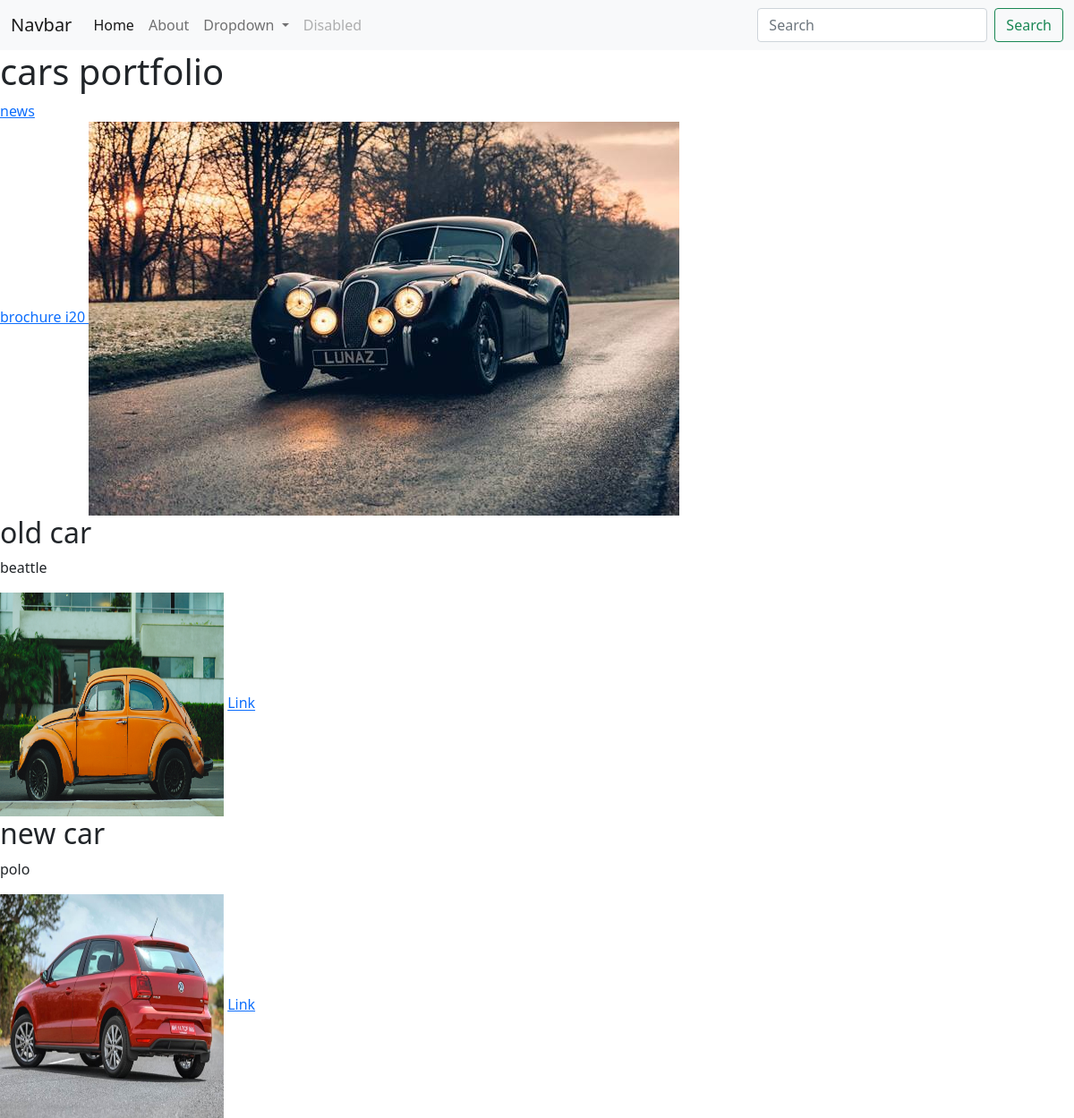
The page / on the database its author committed.
### portfolio/models.py (models this page shows, shortened)
class Project(models.Model):
    title = models.CharField(max_length=100)
    decription = models.CharField(max_length=250)
    image = models.ImageField(upload_to="portfolio/images")
    url = models.URLField(blank=True)

### portfolio/views.py (the view)
# urls.py: 2. Add a URL to urlpatterns:  path('', views.home, name='home')
def home(request):
    projects = Project.objects.all()
    return render(request ,'portfolio/home.html', {'projects':projects})

### portfolio/templates/portfolio/home.html
{% extends 'portfolio/base.html' %}
{% block content %}
<h1> cars portfolio</h1>
{% load static %}
<a href="{% url 'blog:all_blogs' %}">news</a>
<br>
<a href="{% static 'portfolio/i20-Hatchback-2020.pdf' %}"> brochure i20 </a>
<img src="{% static 'portfolio/Jag.jpg' %}">
{% for project in projects %}
<h2>{{project.title}}</h2>
<p>{{ project.decription }}</p>
<img src="{{project.image.url}}"height="250" width="250" >
{% if project.url %}
<a href="{{project.url}}">Link</a>
{% endif %}
{% endfor %}
{% endblock %}

### portfolio/templates/portfolio/base.html (shortened to what this page needs)
<!doctype html>
<html lang="en">
  <head>
    <link href="https://cdn.jsdelivr.net/npm/bootstrap@5.0.0-beta1/dist/css/bootstrap.min.css" rel="stylesheet">
  </head>
  <body>
  <nav class="navbar navbar-expand-lg navbar-light bg-light">
  <div class="container-fluid">
    <a class="navbar-brand" href="#">Navbar</a>
    <div class="collapse navbar-collapse" id="navbarSupportedContent">
      <ul class="navbar-nav me-auto mb-2 mb-lg-0">
        <li class="nav-item">
          <a class="nav-link active" aria-current="page" href="#">Home</a>
        </li>
        <li class="nav-item">
          <a class="nav-link" href="#">About</a>
        </li>
        <li class="nav-item dropdown">
          <a class="nav-link dropdown-toggle" href="#" id="navbarDropdown" role="button" data-bs-toggle="dropdown" aria-expanded="false">
            Dropdown
          </a>
        </li>
        <li class="nav-item">
          <a class="nav-link disabled" href="#" tabindex="-1" aria-disabled="true">Disabled</a>
        </li>
      </ul>
      <form class="d-flex">
        <input class="form-control me-2" type="search" placeholder="Search" aria-label="Search">
        <button class="btn btn-outline-success" type="submit">Search</button>
      </form>
    </div>
  </div>
</nav>
{% block content %}
  {% endblock %}
  </body>
</html>

### rows shown on the page
Project: title "old car", decription "beattle", image (picture)
Project: title "new car", decription "polo", image (picture)
